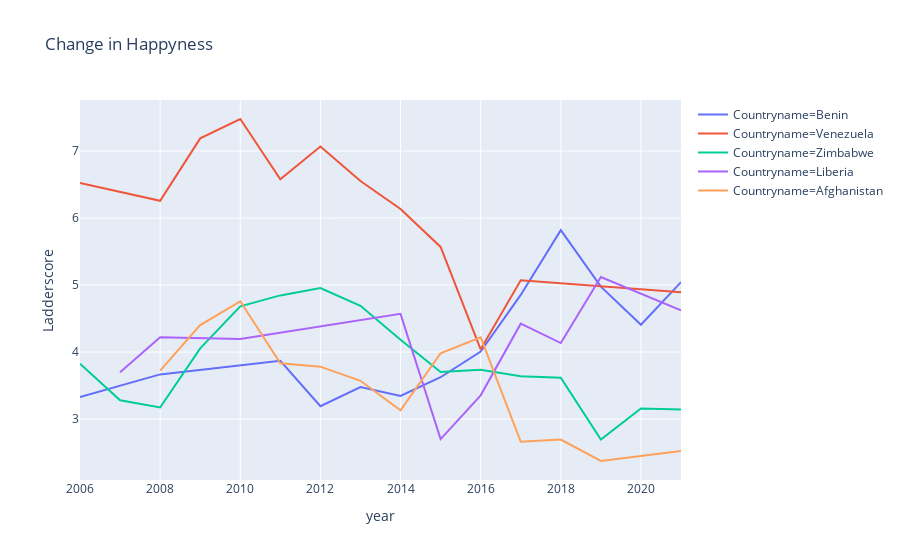

Here is the notebook cell this chart was saved with:
### Code cell
fig.show()

### Figure 1 — Plotly figure (JSON) as saved in the notebook; plotly's stock layout.template omitted (floating-point values rounded to 4 significant figures)
{"data": [{"hoverlabel": {"namelength": 0}, "hovertemplate": "Countryname=Benin<br>year=%{x}<br>Ladderscore=%{y}", "legendgroup": "Countryname=Benin", "line": {"color": "#636efa", "dash": "solid"}, "mode": "lines", "name": "Countryname=Benin", "showlegend": true, "type": "scatter", "x": [2006, 2008, 2011, 2012, 2013, 2014, 2015, 2016, 2017, 2018, 2019, 2020, 2021], "xaxis": "x", "y": [3.33, 3.667, 3.87, 3.193, 3.479, 3.347, 3.625, 4.007, 4.853, 5.82, 4.976, 4.408, 5.045], "yaxis": "y"}, {"hoverlabel": {"namelength": 0}, "hovertemplate": "Countryname=Venezuela<br>year=%{x}<br>Ladderscore=%{y}", "legendgroup": "Countryname=Venezuela", "line": {"color": "#EF553B", "dash": "solid"}, "mode": "lines", "name": "Countryname=Venezuela", "showlegend": true, "type": "scatter", "x": [2006, 2008, 2009, 2010, 2011, 2012, 2013, 2014, 2015, 2016, 2017, 2021], "xaxis": "x", "y": [6.525, 6.258, 7.189, 7.478, 6.58, 7.067, 6.553, 6.136, 5.569, 4.041, 5.071, 4.892], "yaxis": "y"}, {"hoverlabel": {"namelength": 0}, "hovertemplate": "Countryname=Zimbabwe<br>year=%{x}<br>Ladderscore=%{y}", "legendgroup": "Countryname=Zimbabwe", "line": {"color": "#00cc96", "dash": "solid"}, "mode": "lines", "name": "Countryname=Zimbabwe", "showlegend": true, "type": "scatter", "x": [2006, 2007, 2008, 2009, 2010, 2011, 2012, 2013, 2014, 2015, 2016, 2017, 2018, 2019, 2020, 2021], "xaxis": "x", "y": [3.826, 3.28, 3.174, 4.056, 4.682, 4.846, 4.955, 4.69, 4.184, 3.703, 3.735, 3.638, 3.616, 2.694, 3.16, 3.145], "yaxis": "y"}, {"hoverlabel": {"namelength": 0}, "hovertemplate": "Countryname=Liberia<br>year=%{x}<br>Ladderscore=%{y}", "legendgroup": "Countryname=Liberia", "line": {"color": "#ab63fa", "dash": "solid"}, "mode": "lines", "name": "Countryname=Liberia", "showlegend": true, "type": "scatter", "x": [2007, 2008, 2010, 2014, 2015, 2016, 2017, 2018, 2019, 2021], "xaxis": "x", "y": [3.701, 4.221, 4.196, 4.571, 2.702, 3.355, 4.424, 4.135, 5.121, 4.625], "yaxis": "y"}, {"hoverlabel": {"namelength": 0}, "hovertemplate": "Countryname=Afghanistan<br>year=%{x}<br>Ladderscore=%{y}", "legendgroup": "Countryname=Afghanistan", "line": {"color": "#FFA15A", "dash": "solid"}, "mode": "lines", "name": "Countryname=Afghanistan", "showlegend": true, "type": "scatter", "x": [2008, 2009, 2010, 2011, 2012, 2013, 2014, 2015, 2016, 2017, 2018, 2019, 2021], "xaxis": "x", "y": [3.724, 4.402, 4.758, 3.832, 3.783, 3.572, 3.131, 3.983, 4.22, 2.662, 2.694, 2.375, 2.523], "yaxis": "y"}], "layout": {"legend": {"tracegroupgap": 0}, "title": {"text": "Change in Happyness"}, "xaxis": {"anchor": "y", "domain": [0, 1], "title": {"text": "year"}}, "yaxis": {"anchor": "x", "domain": [0, 1], "title": {"text": "Ladderscore"}}}}
